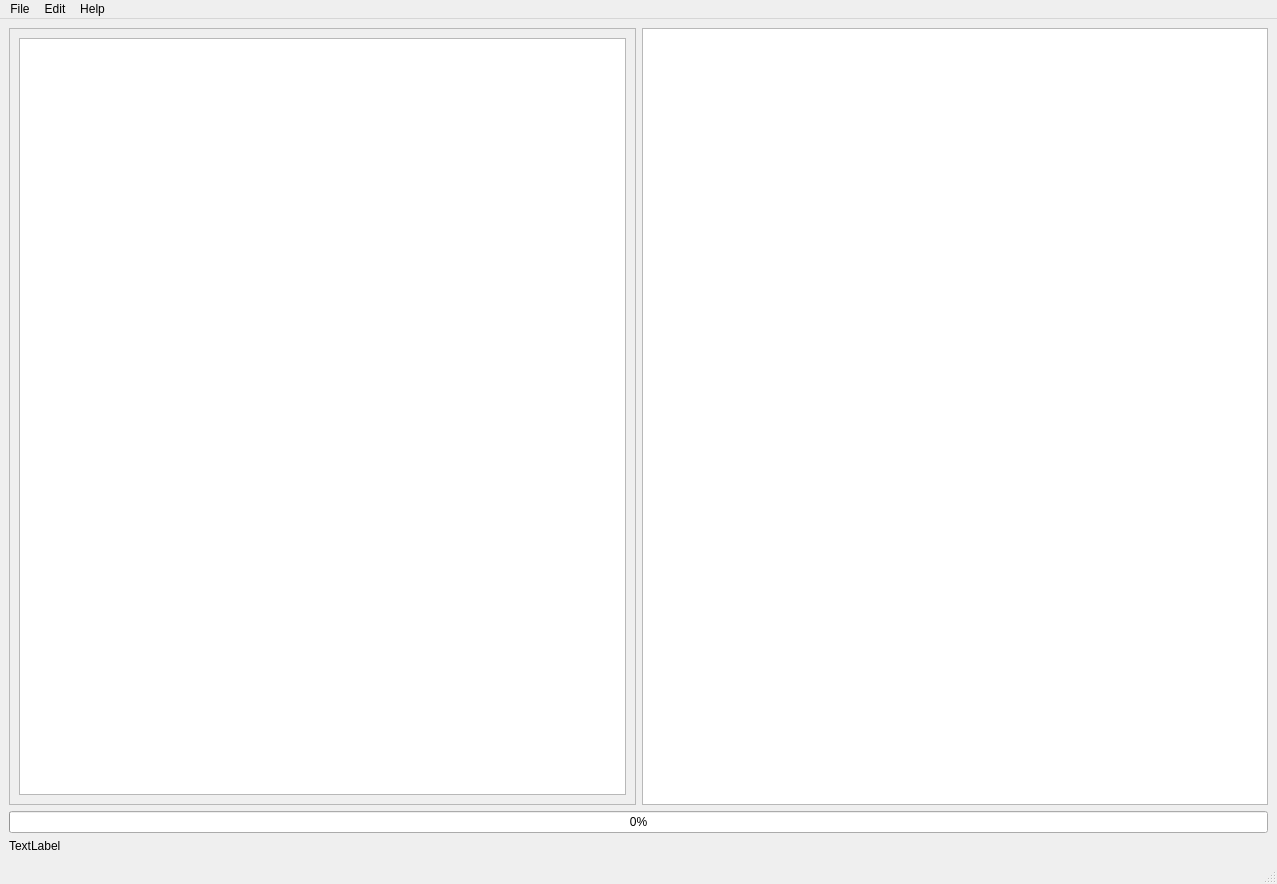
<?xml version="1.0" encoding="UTF-8"?>
<ui version="4.0">
 <class>MainWindow</class>
 <widget class="QMainWindow" name="MainWindow">
  <property name="geometry">
   <rect>
    <x>0</x>
    <y>0</y>
    <width>1277</width>
    <height>884</height>
   </rect>
  </property>
  <property name="windowTitle">
   <string>MainWindow</string>
  </property>
  <widget class="QWidget" name="centralwidget">
   <layout class="QGridLayout" name="gridLayout">
    <!-- Row for horizontal layout with list and graphics view -->
    <item row="0" column="0">
     <layout class="QHBoxLayout" name="horizontalLayout">
      <!-- Left: Scroll area with a QListWidget for dynamic list entries -->
      <item>
       <widget class="QScrollArea" name="scrollArea">
        <property name="widgetResizable">
         <bool>true</bool>
        </property>
        <widget class="QWidget" name="scrollAreaWidgetContents">
         <property name="geometry">
          <rect>
           <x>0</x>
           <y>0</y>
           <width>413</width>
           <height>760</height>
          </rect>
         </property>
         <layout class="QVBoxLayout" name="verticalLayout">
          <item>
           <widget class="QListWidget" name="listWidget"/>
          </item>
         </layout>
        </widget>
       </widget>
      </item>
      <!-- Middle: Graphics view remains as before -->
      <item>
       <widget class="QGraphicsView" name="graphicsView"/>
      </item>
     </layout>
    </item>
    <!-- Row for progress bar -->
    <item row="1" column="0">
     <widget class="QProgressBar" name="progressBar">
      <property name="value">
       <number>0</number>
      </property>
     </widget>
    </item>
    <!-- Row for progress label -->
    <item row="2" column="0">
     <widget class="QLabel" name="progress_label">
      <property name="text">
       <string>TextLabel</string>
      </property>
     </widget>
    </item>
   </layout>
  </widget>
  <widget class="QMenuBar" name="menubar">
   <property name="geometry">
    <rect>
     <x>0</x>
     <y>0</y>
     <width>1277</width>
     <height>23</height>
    </rect>
   </property>
   <widget class="QMenu" name="menuFile">
    <property name="title">
     <string>File</string>
    </property>
    <addaction name="actionOpen"/>
    <addaction name="actionSave"/>
    <addaction name="actionExit"/>
   </widget>
   <widget class="QMenu" name="menuEdit">
    <property name="title">
     <string>Edit</string>
    </property>
    <addaction name="actionUndo"/>
    <addaction name="actionRedo"/>
    <addaction name="actionSettings"/>
   </widget>
   <widget class="QMenu" name="menuAbout">
    <property name="title">
     <string>Help</string>
    </property>
    <addaction name="actionGithub"/>
    <addaction name="actionAbout"/>
   </widget>
   <addaction name="menuFile"/>
   <addaction name="menuEdit"/>
   <addaction name="menuAbout"/>
  </widget>
  <widget class="QStatusBar" name="statusbar"/>
  <action name="actionGithub">
   <property name="text">
    <string>Github</string>
   </property>
  </action>
  <action name="actionAbout">
   <property name="text">
    <string>About</string>
   </property>
  </action>
  <action name="actionUndo">
   <property name="text">
    <string>Undo</string>
   </property>
  </action>
  <action name="actionRedo">
   <property name="text">
    <string>Redo</string>
   </property>
  </action>
  <action name="actionOpen">
   <property name="text">
    <string>Open</string>
   </property>
  </action>
  <action name="actionSave">
   <property name="text">
    <string>Save</string>
   </property>
  </action>
  <action name="actionExit">
   <property name="text">
    <string>Exit</string>
   </property>
  </action>
  <action name="actionSettings">
   <property name="text">
    <string>Settings</string>
   </property>
  </action>
 </widget>
 <resources/>
 <connections/>
</ui>
